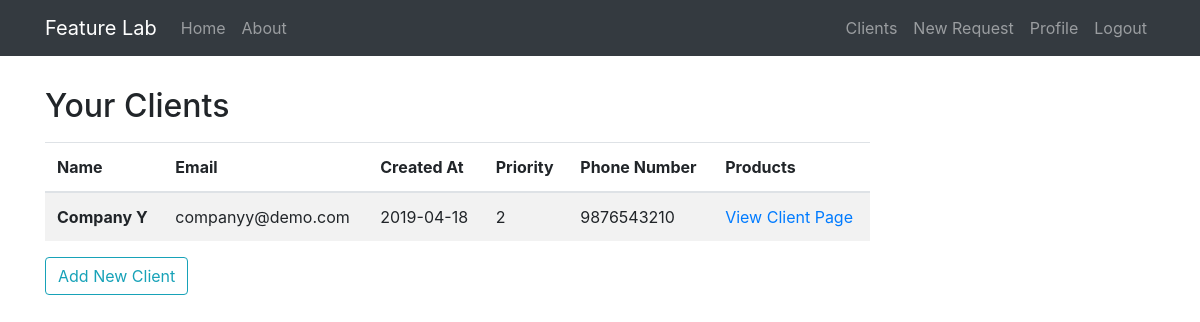
The app's page /clients (signed in), older data.
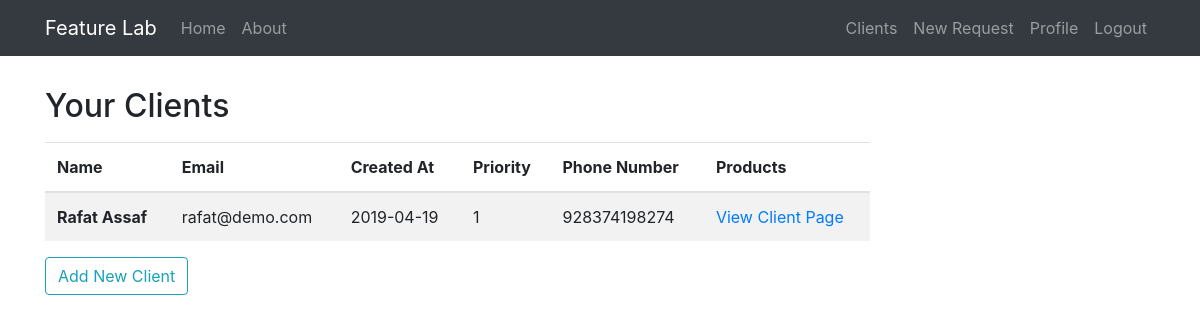
The same page, newer data.
### feature_lab/models.py (models this page shows, shortened)
class Client(db.Model):
    id = db.Column(db.Integer, primary_key=True)
    name = db.Column(db.String(20), unique=True, nullable=False)
    email = db.Column(db.String(120), unique=True, nullable=False)
    bio = db.Column(db.Text(), nullable=False)
    priority = db.Column(db.Integer, nullable=False)
    phone_number = db.Column(db.String(15))
    created_at = db.Column(db.DateTime, nullable=False, default=datetime.utcnow)
    products = db.relationship('Product', backref='owner', lazy=True)
    user_id = db.Column(db.Integer, db.ForeignKey('user.id'), nullable=False)

### feature_lab/clients/routes.py (the view)
@clients.route('/clients')
@login_required
def clients_list():
    all_clients = Client.query.filter_by(user_id=current_user.id)
    return render_template('clients.html', clients=all_clients)

### feature_lab/models.py (called while the page is built)
@login_manager.user_loader
def load_user(user_id):
    return User.query.get(int(user_id))

### feature_lab/templates/clients.html
{% extends 'layout.html' %}
{% block content %}
    <h2 class="mb-3">Your Clients</h2>
    <table class="table table-striped">
      <thead>
        <tr>
            <th scope="col">Name</th>
            <th scope="col">Email</th>
            <th scope="col">Created At</th>
            <th scope="col">Priority</th>
            <th scope="col">Phone Number</th>
            <th scope="col">Products</th>
        </tr>
      </thead>
        <tbody>
        {% for client in clients %}
            <tr>
                <th scope="row">{{client.name}}</th>
                <td>{{client.email}}</td>
                <td>{{client.created_at.strftime('%Y-%m-%d')}}</td>
                <td>{{client.priority}}</td>
                <td>{{client.phone_number}}</td>
                <td><a href="/client/{{client.id}}">View Client Page</a></td>
            </tr>
        {% endfor %}
      </tbody>
    </table>
    <button type="button" class="btn btn-outline-info" onclick="window.location='/create_client'">Add New Client</button>
{% endblock content %}

### feature_lab/templates/layout.html (shortened to what this page needs)
<!DOCTYPE html>
<html>
<head>
    <link rel="stylesheet" href="https://stackpath.bootstrapcdn.com/bootstrap/4.3.1/css/bootstrap.min.css">
    <link rel="stylesheet" type="text/css" href="{{ url_for('static', filename='custom.css') }}">
</head>
<body>
    <nav class="navbar navbar-expand-lg navbar-dark bg-dark fixed-top">
        <div class="container">
            <a class="navbar-brand" href="/">Feature Lab</a>
            <div class="collapse navbar-collapse" id="navbarToggle">
                <div class="navbar-nav mr-auto">
                    <a class="nav-item nav-link" href="/">Home</a>
                    <a class="nav-item nav-link" href="/about">About</a>
                </div>
                <div class="navbar-nav">
                    {% if current_user.is_authenticated %}
                        <a class="nav-item nav-link" href="/clients">Clients</a>
                        <a class="nav-item nav-link" href="/create_request">New Request</a>
                        <a class="nav-item nav-link" href="#">Profile</a>
                        <a class="nav-item nav-link" href="/logout">Logout</a>
                    {% else %}
                        <a class="nav-item nav-link" href="/signup">Register</a>
                        <a class="nav-item nav-link" href="/login">Login</a>
                    {% endif %}
                </div>
            </div>
        </div>
    </nav>
    <main class="container" role="main" style="margin-top:10ex">
        <div class="row">
            <div class="col-md-9">
                {% block content %}{% endblock %}
            </div>
        </div>
    </main>
</body>
</html>

Row changes from the older to the newer data that the page shows:
removed Client: name "Company Y", email "companyy@demo.com", created_at "2019-04-18", priority "2", phone_number "9876543210"
added Client: name "Rafat Assaf", email "rafat@demo.com", created_at "2019-04-19", priority "1", phone_number "928374198274"
